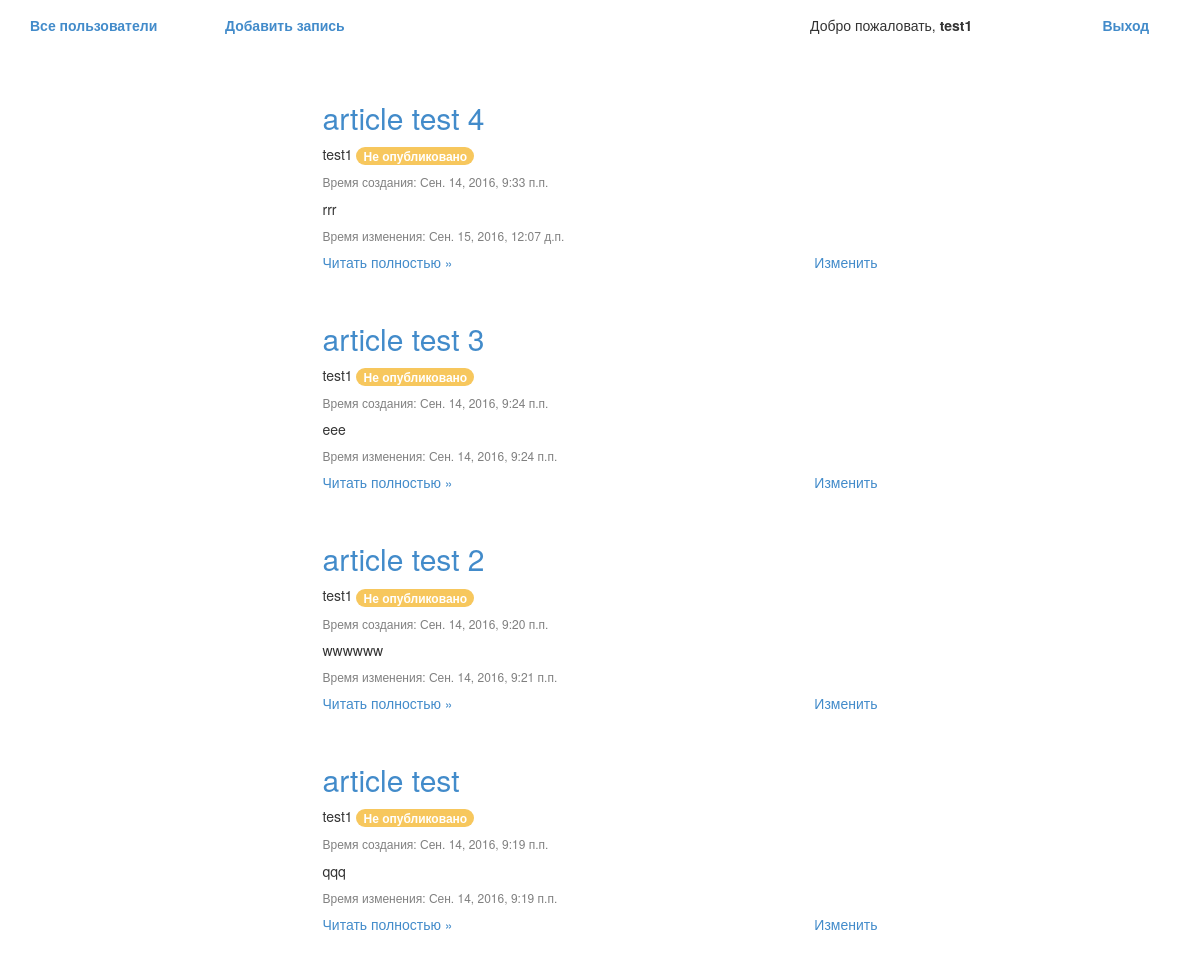
The app's page /blog/users/4/ (signed in) with its own data.
### blog/models.py (models this page shows, shortened)
class Post(models.Model):
    class Meta:
        db_table = "Post"
        ordering = ["-dt_create"]
        verbose_name = _("Post")
        verbose_name_plural = _("Posts")
    title = models.CharField(
        _("Entry title"),
        max_length=100
    )
    text = models.TextField(_("Entry text"))
    dt_create = models.DateTimeField(
        _("Creation time"),
        auto_now_add=True
    )
    dt_edit = models.DateTimeField(
        _("Last edit"),
        null=True,
        blank=True
    )
    is_publish = models.BooleanField(_("Publish?"))
    author = models.ForeignKey(
        User,
        verbose_name=_("Entry author"),
        related_name="posts"
    )
    objects = PostManager()

### blog/views.py (the view)
# urls.py: url(r'^users/(?P<pk>\d+)/$', login_required(views.UserPosts.as_view()), name='post_list'),
class UserPosts(DetailView):
    template_name = "blog/post_list.html"
    context_object_name = "author"
    model = User

### blog/templates/blog/post_list.html (shortened to what this page needs)
{% extends "base.html" %}
{% load staticfiles i18n markdown_deux_tags %}
{% block content %}
<div class="container">
  <div class="row">
    <div class="col-sm-offset-3 col-sm-6">
{% if user == author %}
    {% include "blog/posts.html" with posts=author.posts.all %}
{% else %}
    {% include "blog/posts.html" with posts=author.posts.published %}
{% endif %}
    </div>
  </div>
</div>
{% endblock content %}

### templates/base.html (shortened to what this page needs)
<!DOCTYPE HTML>
{% load staticfiles i18n %}
<html>
    <head>
        {% block styles %}
        <link rel="stylesheet" type="text/css" href="{% static "css/bootstrap.min.css" %}">
        <link rel="stylesheet" type="text/css" href="{% static "css/main.css" %}">
        <link rel="stylesheet" type="text/css" href="{% static "syntax/styles/github.css" %}">
        {% endblock styles %}
    </head>
    <body>
    {% block header %}
    <div class="container container-header">
      <div class="row">
            <div class="col-sm-2">
                <strong><a href="{% url "blog:users_list" %}">{% trans "All users" %}</a></strong>
            </div>
            <div class="col-sm-2">
                <strong><a href="{% url "blog:post_create" %}">{% trans "Create post" %}</a></strong>
            </div>
            <div class="col-sm-offset-4 col-sm-3">
                {% trans "Welcome, " %} <strong>{{ user.username }}</strong>
            </div>
            <div class="col-sm-1">
                <strong><a href="{% url "logout" %}">{% trans "Exit" %}</a></strong>
            </div>
      </div>
    </div>
    {% endblock header %}
    <div class="col-sm-offset-2 col-sm-8">
    {% include "generic/messages.html" %}</div>
    {% block content %}
    {% endblock content %}
    </body>
</html>

### blog/templates/blog/posts.html
{% load staticfiles i18n markdown_deux_tags %}
{% for post in posts %}
    <h2><a href="{% url "blog:post_detail" post.pk %}">{{ post.title }}</a></h2>{{post.author}}
    {% if not post.is_publish %}
        <span class="badge">{% trans "Not published" %}</span>
    {% endif %}
        <h6 class="dt-create">{% trans "Creation time:" %} {{ post.dt_create }}</h6>
        <div class="post-text">
    {% if post.text|length > 100 %}
        {{ post.text|truncatewords_html:10|markdown }}
    {% else %}
        {{ post.text|markdown }}
    {% endif %}
        </div>
    {% if post.dt_edit %}
        <h6 class="dt-edit">{% trans "Updated time:" %} {{ post.dt_edit }}</h6>
    {% endif %}
        <div class="bot-br">
            <a href="{% url "blog:post_detail" post.pk %}">{% trans "Read full version" %} &raquo;</a>
            {% if user == author %}
            <a style="float:right" href="{% url "blog:post_edit" post.pk %}">{% trans "Edit" %}</a>
            {% endif %}
        </div>
{% empty %}
    <h2>{% trans "This user has not posted anything" %}</h2>
{% endfor %}

### static/css/main.css (style rules this page uses)
body { padding-bottom: 20px; }
.container-header { height: 50px; padding-top: 15px; margin-bottom: 30px; }
.dt-edit, .dt-create { color: grey; }
.bot-br { margin-bottom: 50px; }
.badge { background-color:#f7c75d; }

### records on screen
Post: title "article test 4", author "test1", dt_create "Сен. 14, 2016, 9:33 п.п.", text "rrr", dt_edit "Сен. 15, 2016, 12:07 д.п."
Post: title "article test 3", author "test1", dt_create "Сен. 14, 2016, 9:24 п.п.", text "eee", dt_edit "Сен. 14, 2016, 9:24 п.п."
Post: title "article test 2", author "test1", dt_create "Сен. 14, 2016, 9:20 п.п.", text "wwwwww", dt_edit "Сен. 14, 2016, 9:21 п.п."
Post: title "article test", author "test1", dt_create "Сен. 14, 2016, 9:19 п.п.", text "qqq", dt_edit "Сен. 14, 2016, 9:19 п.п."

### other values on screen
{{ user.username }} "test1"
